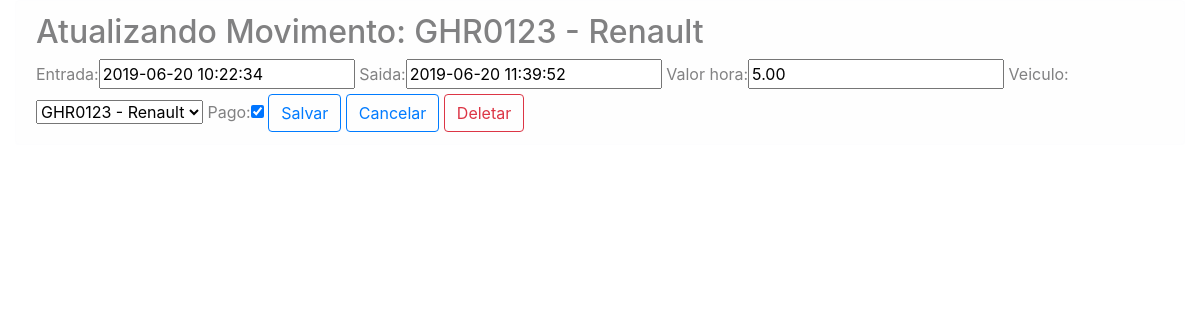
Screenshot of /core/mov_rotativos-update/1 with the database file from the repository.
### core/models.py (models this page shows, shortened)
class MovtoRotativo(models.Model):
    entrada = models.DateTimeField(auto_now=False)
    saida = models.DateTimeField(auto_now=False, null=True, blank=True)
    valor_hora = models.DecimalField(max_digits=5, decimal_places=2)
    veiculo = models.ForeignKey('Veiculo', on_delete=models.CASCADE)
    pago = models.BooleanField(default=False)
    def __str__(self):
        return f'{self.veiculo}'

class Veiculo(models.Model):
    proprietario = models.ForeignKey('Pessoa', on_delete=models.CASCADE)
    marca = models.ForeignKey('Marca', on_delete=models.CASCADE)
    placa = models.CharField(max_length=10)
    cor = models.ForeignKey('CorVeiculo', on_delete=models.CASCADE)
    observacoes = models.TextField(blank=True)
    def __str__(self):
        return f'{self.placa} - {self.marca}'

class Marca(models.Model):
    descricao = models.CharField(max_length=30)
    def __str__(self):
        return f'{self.descricao}'

### core/views.py (the view)
def mov_rotativo_update(request, id):
    dados = {}
    mov = MovtoRotativo.objects.get(id=id)
    form = MovtoRotativoForm(request.POST or None, instance=mov)
    dados['mov'] = mov
    dados['form'] = form
    if request.method == 'POST':
        if form.is_valid():
            form.save()
            return redirect('core_lista_mov_rotativos')
    else:
        return render(request, 'core/update_mov_rotativo.html', dados)

### core/forms.py
class MovtoRotativoForm(ModelForm):
    class Meta:
        model = MovtoRotativo
        fields = '__all__'

### core/templates/core/update_mov_rotativo.html (shortened to what this page needs)
{% extends "base.html" %}
{% load bootstrap %}
{% block main %}
    <div class="row">
        <div class="col">
            <div class="alert alert-light" role="alert">
                <h2>Atualizando Movimento: {{ mov }}</h2>
                <form action="{% url 'core_mov_rotativo_update' mov.id %}" method="POST">
                    {{ form|bootstrap }}
                    <button type="submit" class="btn btn-outline-primary">Salvar</button>
                    <a href="{% url 'core_lista_mov_rotativos' %}" class="btn btn-outline-primary">Cancelar</a>
                    <a href="{% url 'core_mov_rotativo_delete' mov.id %}" class="btn btn-outline-danger">Deletar</a>
                </form>
            </div>
        </div>
    </div>
{% endblock main %}

### rows the page displays
MovtoRotativo: veiculo.descricao "GHR0123 - Renault", entrada "2019-06-20 10:22:34", saida "2019-06-20 11:39:52", valor_hora "5.00", veiculo "GHR0123 - Renault", pago "☑"
